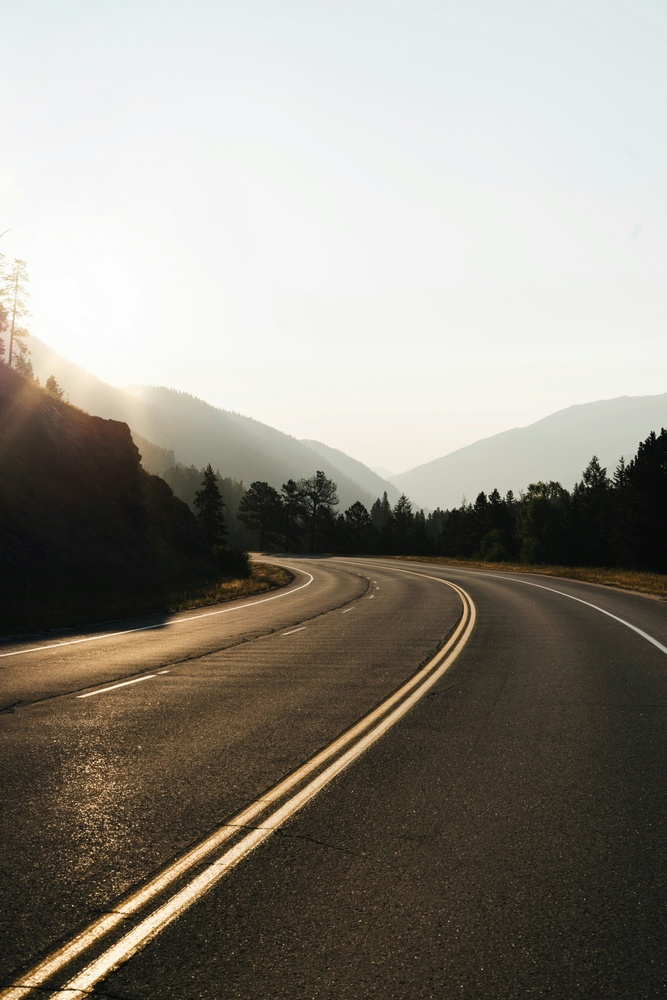
#> input picture Teste.jpg, 667 x 1000 px, shrunk from 2731 x 4096 before the run
$ python 5.Treshholding.py
#> lines starting #> are read from the running program, lines starting #| are printed output that depends on the picture; after the words box and inside, x2 and y2 are one past the last pixel; in counts of white or black regions, pixels touching at a corner belong together
import numpy as np
import cv2

img = cv2.imread("Teste.jpg")
#> img is the input picture: shape (1000, 667, 3); mean B, G, R 131.1, 140.3, 145.2

ImagemCinza = cv2.cvtColor(img,cv2.COLOR_BGR2GRAY)
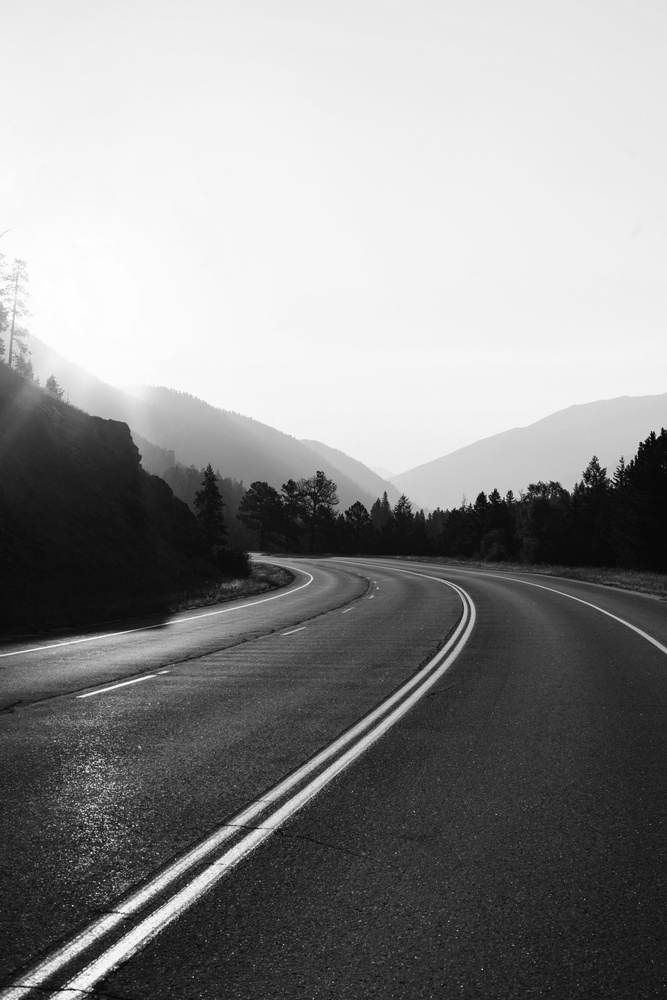
#> ImagemCinza: shape (1000, 667); min 1, max 255, mean 140.7

ImagemAdpatvel = cv2.adaptiveThreshold(ImagemCinza,255,cv2.ADAPTIVE_THRESH_GAUSSIAN_C, cv2.THRESH_BINARY,115,5)
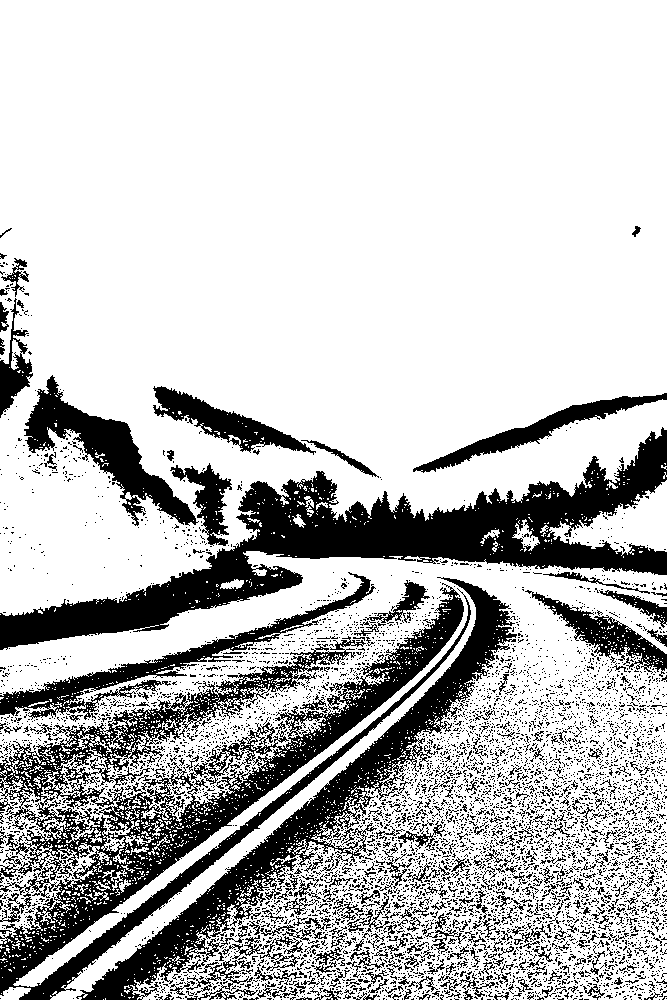
#> ImagemAdpatvel: shape (1000, 667); 75.8% white; 6082 black regions (5729 under 20 px), largest, box (x1, y1, x2, y2) and area: (0, 583, 471, 1000) 40444, (0, 427, 667, 650) 35969, (76, 577, 517, 1000) 20071

cv2.imshow("Imagem com Thresh",ImagemAdpatvel)

cv2.waitKey(0)
cv2.destroyAllWindows()
